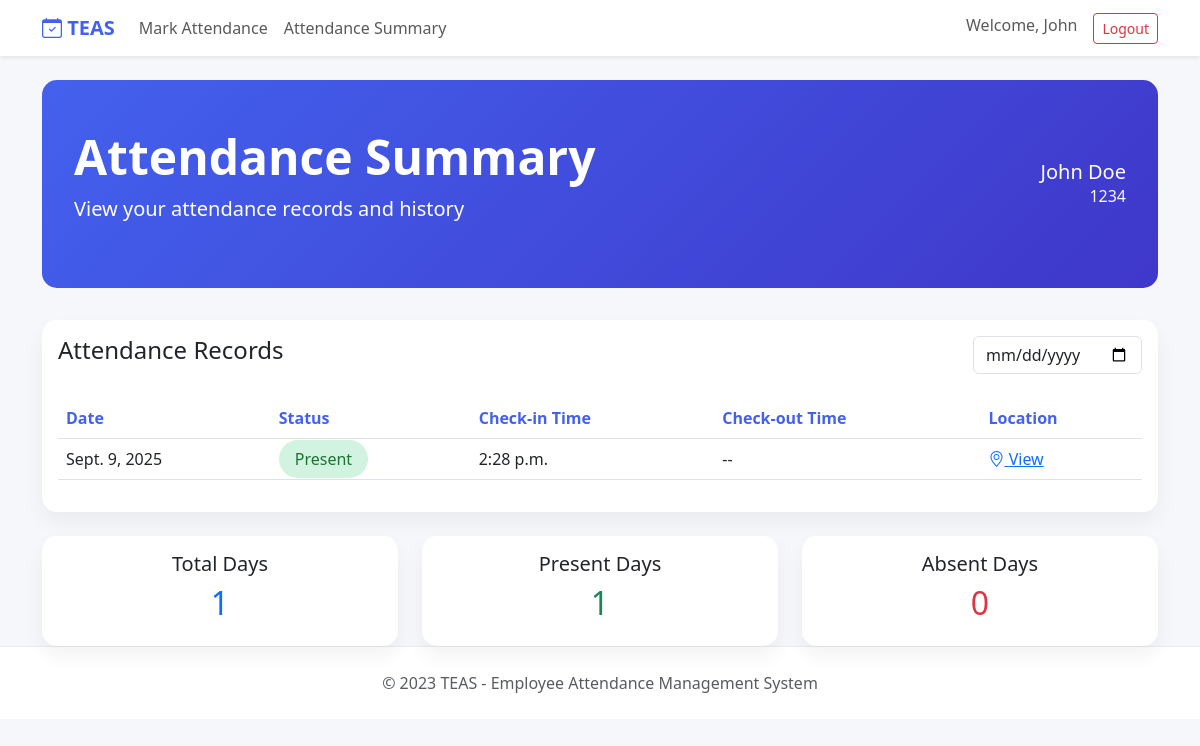
The page /attendance-summary/ (signed in) on the database its author committed.
### TEAS/models.py (models this page shows, shortened)
class Employee(models.Model):
    user = models.OneToOneField(User, on_delete=models.CASCADE)
    employee_id = models.CharField(max_length=20, unique=True)
    phone = models.CharField(max_length=15, blank=True, null=True)
    department = models.CharField(max_length=100, blank=True, null=True)
    position = models.CharField(max_length=100, blank=True, null=True)
    created_at = models.DateTimeField(auto_now_add=True)

class Attendance(models.Model):
    STATUS_CHOICES = [
        ("present", "Present"),
        ("absent", "Absent"),
        ("late", "Late"),
        ("leave", "Leave"),
    ]
    employee = models.ForeignKey(Employee, on_delete=models.CASCADE)
    date = models.DateField()
    status = models.CharField(max_length=10, choices=STATUS_CHOICES, default="present")
    check_in_time = models.TimeField(blank=True, null=True)
    check_out_time = models.TimeField(blank=True, null=True)
    latitude = models.DecimalField(
        max_digits=9,
        decimal_places=6,
        blank=True,
        null=True,
        validators=[MinValueValidator(-90), MaxValueValidator(90)],
    )
    longitude = models.DecimalField(
        max_digits=9,
        decimal_places=6,
        blank=True,
        null=True,
        validators=[MinValueValidator(-180), MaxValueValidator(180)],
    )
    created_at = models.DateTimeField(auto_now_add=True)
    updated_at = models.DateTimeField(auto_now=True)
    class Meta:
        unique_together = ("employee", "date")

### TEAS/views.py (the view)
# urls.py: path("attendance-summary/", views.attendance_summary, name="attendance_summary"),
@login_required
def attendance_summary(request):
    attendances = Attendance.objects.filter(employee__user=request.user).order_by(
        "-date"
    )
    total_days = attendances.count()
    present_days = attendances.filter(status="present").count()
    absent_days = attendances.filter(status="absent").count()
    context = {
        "attendances": attendances,
        "total_days": total_days,
        "present_days": present_days,
        "absent_days": absent_days,
    }
    return render(request, "TEAS/attendance_summary.html", context)

### templates/TEAS/attendance_summary.html
{% extends 'TEAS/base.html' %}
{% block content %}
<div class="hero-section">
    <div class="row align-items-center">
        <div class="col-md-8">
            <h1 class="display-5 fw-bold">Attendance Summary</h1>
            <p class="lead">View your attendance records and history</p>
        </div>
        <div class="col-md-4 text-end">
            <div class="h5 mb-0">{{ user.first_name }} {{ user.last_name }}</div>
            <div class="text-light">{{ user.employee.employee_id }}</div>
        </div>
    </div>
</div>
<div class="card">
    <div class="card-body">
        <div class="d-flex justify-content-between align-items-center mb-4">
            <h4 class="card-title">Attendance Records</h4>
            <div>
                <input type="date" class="form-control" id="filterDate">
            </div>
        </div>
        <div class="table-responsive">
            <table class="table table-hover attendance-table">
                <thead>
                    <tr>
                        <th>Date</th>
                        <th>Status</th>
                        <th>Check-in Time</th>
                        <th>Check-out Time</th>
                        <th>Location</th>
                    </tr>
                </thead>
                <tbody id="attendanceTableBody">
                    {% for attendance in attendances %}
                    <tr>
                        <td>{{ attendance.date }}</td>
                        <td>
                            <span class="status-badge status-{{ attendance.status }}">
                                {{ attendance.get_status_display }}
                            </span>
                        </td>
                        <td>{{ attendance.check_in_time|default:"--" }}</td>
                        <td>{{ attendance.check_out_time|default:"--" }}</td>
                        <td>
                            {% if attendance.latitude and attendance.longitude %}
                            <a href="https://www.google.com/maps?q={{ attendance.latitude }},{{ attendance.longitude }}" target="_blank">
                                <i class="bi bi-geo-alt"></i> View
                            </a>
                            {% else %}
                            --
                            {% endif %}
                        </td>
                    </tr>
                    {% empty %}
                    <tr>
                        <td colspan="5" class="text-center">No attendance records found</td>
                    </tr>
                    {% endfor %}
                </tbody>
            </table>
        </div>
    </div>
</div>
<div class="row mt-4">
    <div class="col-md-4">
        <div class="card">
            <div class="card-body text-center">
                <h5 class="card-title">Total Days</h5>
                <h2 class="text-primary">{{ total_days }}</h2>
            </div>
        </div>
    </div>
    <div class="col-md-4">
        <div class="card">
            <div class="card-body text-center">
                <h5 class="card-title">Present Days</h5>
                <h2 class="text-success">{{ present_days }}</h2>
            </div>
        </div>
    </div>
    <div class="col-md-4">
        <div class="card">
            <div class="card-body text-center">
                <h5 class="card-title">Absent Days</h5>
                <h2 class="text-danger">{{ absent_days }}</h2>
            </div>
        </div>
    </div>
</div>
{% endblock %}

### templates/TEAS/base.html (shortened to what this page needs)
<!DOCTYPE html>
<html lang="en">
<head>
    <link href="https://cdn.jsdelivr.net/npm/bootstrap@5.3.0/dist/css/bootstrap.min.css" rel="stylesheet">
    <link rel="stylesheet" href="https://cdn.jsdelivr.net/npm/bootstrap-icons@1.10.0/font/bootstrap-icons.css">
</head>
<body>
    <nav class="navbar navbar-expand-lg navbar-light bg-white shadow-sm">
        <div class="container">
            <a class="navbar-brand" href="#">
                <i class="bi bi-calendar-check"></i> TEAS
            </a>
            <div class="collapse navbar-collapse" id="navbarNav">
                <ul class="navbar-nav me-auto">
                    <li class="nav-item">
                        <a class="nav-link" href="/mark-attendance/">Mark Attendance</a>
                    </li>
                    <li class="nav-item">
                        <a class="nav-link" href="/attendance-summary/">Attendance Summary</a>
                    </li>
                </ul>
                <ul class="navbar-nav">
                    {% if user.is_authenticated %}
                    <li class="nav-item">
                        <span class="navbar-text me-3">Welcome, {{ user.first_name }}</span>
                    </li>
                    <li class="nav-item">
                        <a class="btn btn-outline-danger btn-sm" href="/logout/">Logout</a>
                    </li>
                    {% endif %}
                </ul>
            </div>
        </div>
    </nav>
    <div class="container mt-4">
        {% block content %}{% endblock %}
    </div>
    <footer class="footer mt-auto">
        <div class="container text-center">
            <span class="text-muted">© 2023 TEAS - Employee Attendance Management System</span>
        </div>
    </footer>
</body>
</html>

### templates/TEAS/base.html (style rules this page uses)
:root { --primary-color: #4361ee; --secondary-color: #3f37c9; --success-color: #4cc9f0; --light-bg: #f8f9fa; --dark-text: #212529; }
body { background-color: #f5f7fb; font-family: 'Segoe UI', Tahoma, Geneva, Verdana, sans-serif; }
.navbar-brand { font-weight: 700; color: var(--primary-color) !important; }
.card { border-radius: 15px; box-shadow: 0 10px 20px rgba(0,0,0,0.05); border: none; transition: transform 0.3s ease; }
.status-present { background-color: #d1f3e0; color: #1a7332; }
.hero-section { background: linear-gradient(135deg, var(--primary-color) 0%, var(--secondary-color) 100%); color: white; border-radius: 15px; padding: 3rem 2rem; margin-bottom: 2rem; }
.status-badge { padding: 0.5rem 1rem; border-radius: 20px; font-weight: 500; }
.footer { background-color: #ffffff; border-top: 1px solid #eaeaea; padding: 1.5rem 0; margin-top: 3rem; }
.attendance-table th { color: var(--primary-color); }

### rows shown on the page
Attendance: date "Sept. 9, 2025", status "Present", check_in_time "2:28 p.m.", check_out_time "--"

### other values the page prints
{{ user.first_name }} "John"
{{ user.last_name }} "Doe"
{{ user.employee.employee_id }} "1234"
{{ total_days }} "1"
{{ present_days }} "1"
{{ absent_days }} "0"
